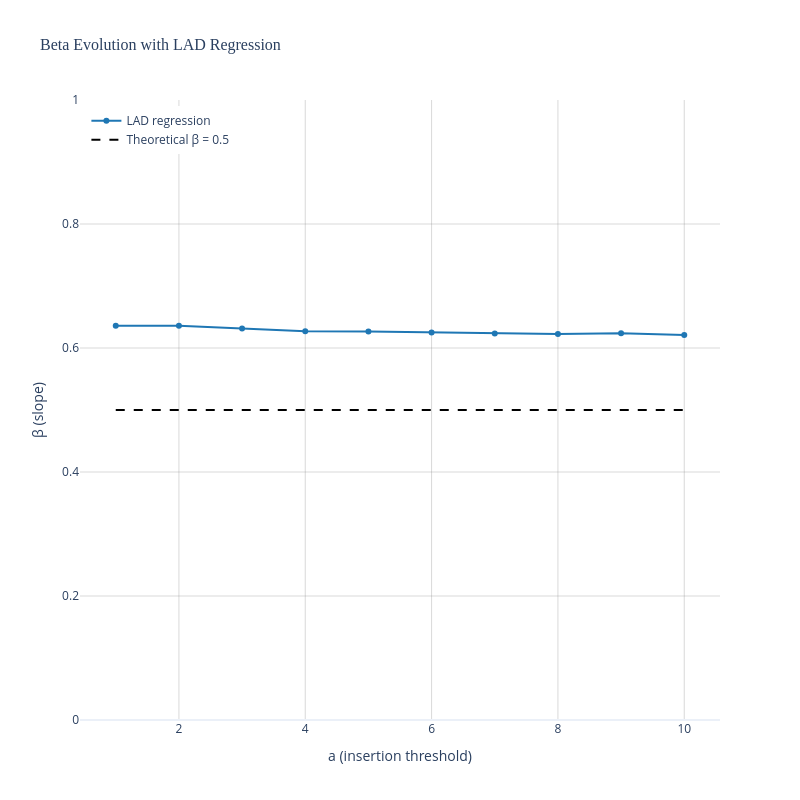

The notebook cell this image was saved under:
### Code cell
# --- Compute points_df and coeffs_df for beta evolution plot only ---

est_method = "lad"

def compute_points_and_coeffs(
    b_seq_inp,
    msg_seq_raw,
    hist_steps=550,
    gen_block=50,
    num_insertions=20,
    tick_size=100,
):
    """
    Compute points_df and coeffs_df for beta(a) evolution plot.
    """
    # Normalize inputs
    if isinstance(b_seq_inp, pd.DataFrame):
        b_dict_local = {int(r.id): np.array(r.merged_data) for _, r in b_seq_inp.iterrows()}
    else:
        b_dict_local = b_seq_inp
    if isinstance(msg_seq_raw, pd.DataFrame):
        m_dict_local = {int(r.id): np.array(r.merged_data) for _, r in msg_seq_raw.iterrows()}
    else:
        m_dict_local = msg_seq_raw

    EVENT_TYPE_COL = 1
    PRICE_COL      = 3
    SIZE_COL       = 5

    eps = 1e-12
    tol = 1e-12

    sample_ids = sorted(set(b_dict_local.keys()) & set(m_dict_local.keys()))
    col_names = [f"ins_{i}" for i in range(1, num_insertions + 1)]
    x_df = pd.DataFrame(index=sample_ids, columns=col_names, dtype=object)
    y_df = pd.DataFrame(index=sample_ids, columns=col_names, dtype=object)
    coeff_rows = []

    for sid in sample_ids:
        messages_ticks = m_dict_local[sid]
        book = b_dict_local[sid]
        T = len(messages_ticks)

        # insertion schedule
        insertion_positions = hist_steps + np.arange(1, num_insertions + 1) * gen_block
        valid_insertions = [pos for pos in insertion_positions if pos < T]
        if not valid_insertions:
            coeff_rows.append({"sample_id": sid, "alpha_hat": np.nan, "beta_hat": np.nan,
                               "n_used": 0, "n_total": 0})
            continue

        # Reference price at first insertion (ticks -> $)
        ref_idx = valid_insertions[0]
        reference_price = float(messages_ticks[ref_idx, PRICE_COL]) / tick_size

        # Get day info from sample_day_map if available, else fallback
        try:
            day_row = sample_day_map[sample_day_map['sample_id'] == sid]
            if not day_row.empty:
                H_ticks = float(day_row.iloc[0]['highest_price'])
                L_ticks = float(day_row.iloc[0]['lowest_price'])
                execution_sum = float(day_row.iloc[0]['execution_sum'])
            else:
                H_ticks = float(np.max(messages_ticks[:hist_steps, PRICE_COL])) if hist_steps <= T else float(np.max(messages_ticks[:, PRICE_COL]))
                L_ticks = float(np.min(messages_ticks[:hist_steps, PRICE_COL])) if hist_steps <= T else float(np.min(messages_ticks[:, PRICE_COL]))
                exec_mask = (messages_ticks[:, EVENT_TYPE_COL].astype(int) == 4)
                execution_sum = float(np.sum(messages_ticks[exec_mask, SIZE_COL].astype(float)))
        except Exception:
            H_ticks = float(np.max(messages_ticks[:hist_steps, PRICE_COL])) if hist_steps <= T else float(np.max(messages_ticks[:, PRICE_COL]))
            L_ticks = float(np.min(messages_ticks[:hist_steps, PRICE_COL])) if hist_steps <= T else float(np.min(messages_ticks[:, PRICE_COL]))
            exec_mask = (messages_ticks[:, EVENT_TYPE_COL].astype(int) == 4)
            execution_sum = float(np.sum(messages_ticks[exec_mask, SIZE_COL].astype(float)))

        # Convert to dollars for Parkinson eta
        H = float(H_ticks) / tick_size
        L = float(L_ticks) / tick_size
        if np.isfinite(H) and np.isfinite(L) and H > L and L > 0:
            eta_day = np.log(H / L) / 0.8325546
            alpha_fixed = float(np.log(max(eta_day, eps)))   # α = ln(η)
        else:
            eta_day = eps
            alpha_fixed = float(np.log(eta_day))

        # Convert messages to dollars for the helper functions
        messages_dollars = messages_ticks.astype(float).copy()
        messages_dollars[:, PRICE_COL] /= tick_size

        # --- use helper functions ---
        impact, vwap_series, Q_cum, log_imp = calculate_impact(
            messages_dollars, valid_insertions, reference_price
        )
        V_exp, log_qv = calculate_market_volume(
            messages_dollars, hist_steps, valid_insertions, execution_sum
        )

        # fill tables per insertion
        mask_zero = impact <= tol
        mask_pos  = ~mask_zero
        for j, _idx in enumerate(valid_insertions):
            col = f"ins_{j+1}"
            if mask_zero[j] or not np.isfinite(log_qv[j]) or not np.isfinite(log_imp[j]):
                x_df.loc[sid, col] = "ZERO"
                y_df.loc[sid, col] = "ZERO"
            else:
                x_df.loc[sid, col] = float(log_qv[j])
                y_df.loc[sid, col] = float(log_imp[j])

        # per-sample β with fixed intercept
        used_x = log_qv[mask_pos]
        used_y = log_imp[mask_pos]
        n_used = int(used_x.size)
        n_total = int(len(valid_insertions))
        if n_used >= 2 and np.all(np.isfinite(used_x)) and np.all(np.isfinite(used_y)):
            valid_mask = (used_x != 0) & np.isfinite(used_x) & np.isfinite(used_y)
            if np.sum(valid_mask) >= 2:
                beta_hat = beta_fit(used_x[valid_mask], used_y[valid_mask], alpha_fixed, method=est_method)
            else:
                beta_hat = np.nan
        else:
            beta_hat = np.nan

        coeff_rows.append({
            "sample_id": sid,
            "alpha_hat": alpha_fixed,
            "beta_hat": beta_hat,
            "n_used": n_used,
            "n_total": n_total,
        })

    coeffs_df = pd.DataFrame.from_records(coeff_rows).set_index("sample_id").sort_index()

    # Build points_df
    rows = []
    for sid in x_df.index:
        for j, col in enumerate(x_df.columns, start=1):
            xv = x_df.loc[sid, col]
            yv = y_df.loc[sid, col]
            if isinstance(xv, (int, float, np.floating)) and isinstance(yv, (int, float, np.floating)):
                if np.isfinite(xv) and np.isfinite(yv):
                    rows.append({"sample_id": sid, "insertion": j, "x": float(xv), "y": float(yv)})
    points_df = pd.DataFrame(rows)
    return points_df, coeffs_df

# --- Compute points and coeffs ---
points_df, coeffs_df = compute_points_and_coeffs(
    b_seq_inp=b_dict_combined,
    msg_seq_raw=m_dict_combined,
    hist_steps=hist_steps,
    gen_block=gen_block,
    num_insertions=num_insertions,
    tick_size=100,
)

# --- Beta(a) evolution plot only ---

import plotly.graph_objects as go
import numpy as np

method = "lad"
method_label = "LAD"
color = "#1f77b4"

fig = go.Figure()

max_insertions = points_df["insertion"].max() if not points_df.empty else 10
a_values = np.arange(1, max_insertions + 1)
betas_evo = np.full_like(a_values, np.nan, dtype=float)

alpha_global = float(coeffs_df["alpha_hat"].mean(skipna=True)) if not coeffs_df.empty else 0.0

for idx, a in enumerate(a_values):
    mask = points_df["insertion"] >= a
    X = points_df.loc[mask, "x"].to_numpy()
    Y = points_df.loc[mask, "y"].to_numpy()
    if len(Y) >= 2:
        valid_mask = np.isfinite(X) & np.isfinite(Y) & (X != 0)
        if np.sum(valid_mask) >= 2:
            x_valid = X[valid_mask]
            y_valid = Y[valid_mask]
            try:
                beta = beta_fit(x_valid, y_valid, alpha_global, method=method)
                betas_evo[idx] = beta
            except Exception:
                betas_evo[idx] = np.nan

fig.add_trace(go.Scatter(
    x=a_values,
    y=betas_evo,
    mode='lines+markers',
    name=f'{method_label} regression',
    line=dict(color=color, width=2),
    marker=dict(size=6, color=color)
))

fig.add_trace(go.Scatter(
    x=[a_values[0], a_values[-1]],
    y=[0.5, 0.5],
    mode='lines',
    name='Theoretical β = 0.5',
    line=dict(color='black', dash='dash', width=2)
))

fig.update_layout(
    title=dict(
        text='Beta Evolution with LAD Regression',
        font=dict(size=16, family="Arial Black")
    ),
    xaxis=dict(
        title='a (insertion threshold)',
        title_font=dict(size=14),
        tickfont=dict(size=12)
    ),
    yaxis=dict(
        title='β (slope)',
        title_font=dict(size=14),
        tickfont=dict(size=12),
        range=[0.0, 1.0]
    ),
    template='plotly_white',
    width=800,
    height=800,
    legend=dict(
        font=dict(size=12),
        orientation="v",
        yanchor="top",
        y=0.99,
        xanchor="left",
        x=0.01
    ),
    showlegend=True
)

fig.update_xaxes(showgrid=True, gridwidth=1, gridcolor='rgba(128,128,128,0.3)')
fig.update_yaxes(showgrid=True, gridwidth=1, gridcolor='rgba(128,128,128,0.3)')

fig.show()

### Figure 1 — Plotly figure (JSON) as saved in the notebook; plotly's stock layout.template omitted (floating-point values rounded to 4 significant figures)
{"data": [{"line": {"color": "#1f77b4", "width": 2}, "marker": {"color": "#1f77b4", "size": 6}, "mode": "lines+markers", "name": "LAD regression", "type": "scatter", "x": [1, 2, 3, 4, 5, 6, 7, 8, 9, 10], "y": [0.6357, 0.6357, 0.6313, 0.627, 0.6268, 0.6251, 0.6235, 0.6226, 0.6236, 0.6209]}, {"line": {"color": "black", "dash": "dash", "width": 2}, "mode": "lines", "name": "Theoretical β = 0.5", "type": "scatter", "x": [1, 10], "y": [0.5, 0.5]}], "layout": {"height": 800, "legend": {"font": {"size": 12}, "orientation": "v", "x": 0.01, "xanchor": "left", "y": 0.99, "yanchor": "top"}, "showlegend": true, "title": {"font": {"family": "Arial Black", "size": 16}, "text": "Beta Evolution with LAD Regression"}, "width": 800, "xaxis": {"gridcolor": "rgba(128,128,128,0.3)", "gridwidth": 1, "showgrid": true, "tickfont": {"size": 12}, "title": {"font": {"size": 14}, "text": "a (insertion threshold)"}}, "yaxis": {"gridcolor": "rgba(128,128,128,0.3)", "gridwidth": 1, "range": [0, 1], "showgrid": true, "tickfont": {"size": 12}, "title": {"font": {"size": 14}, "text": "β (slope)"}}}}
